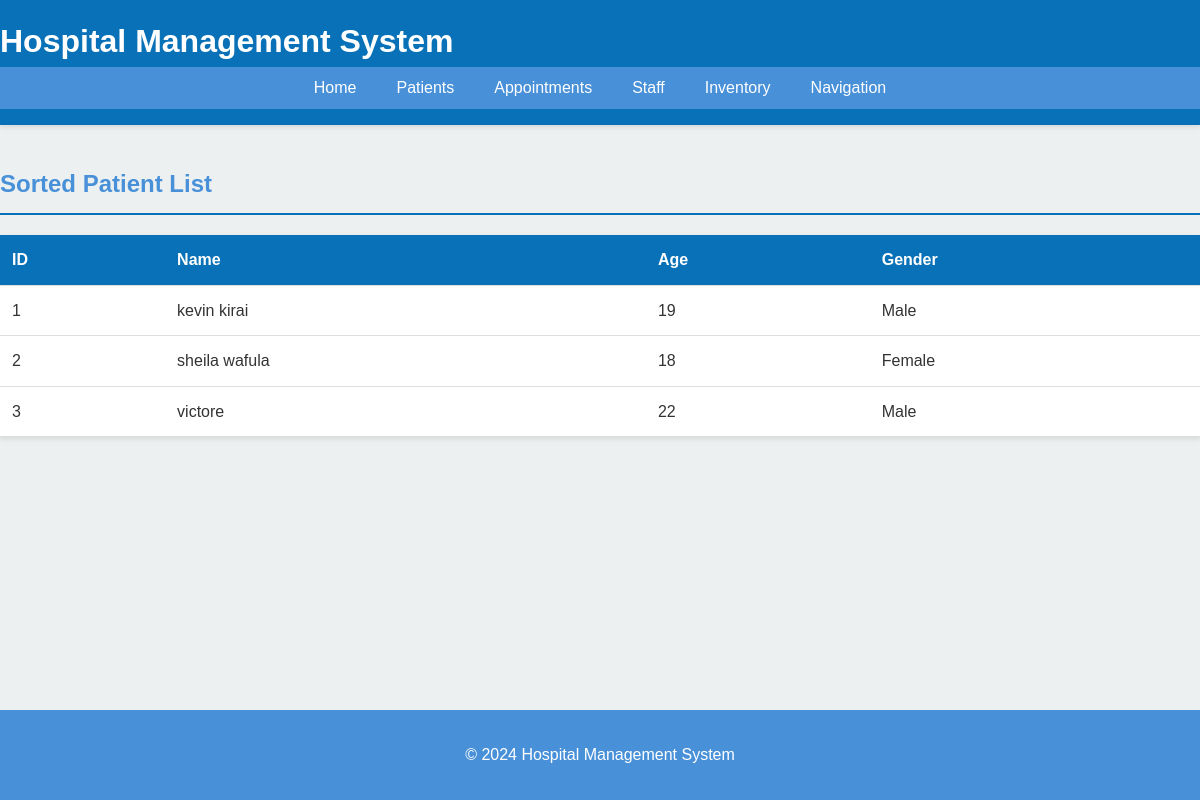
The page /patients/sorted on the database as committed earlier.
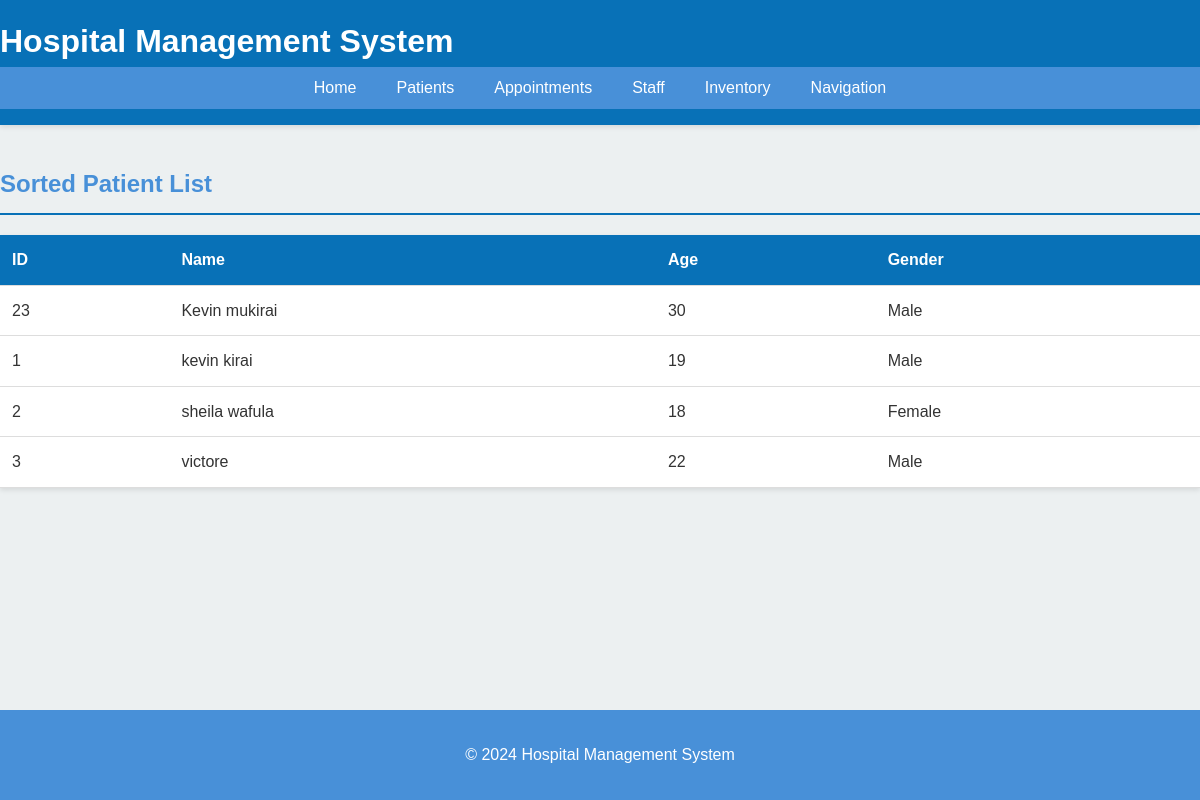
The same page on the database as committed later.
### app.py (models this page shows)
class Patient(db.Model):
    id = db.Column(db.String(10), primary_key=True)
    name = db.Column(db.String(100), nullable=False)
    age = db.Column(db.Integer, nullable=False)
    gender = db.Column(db.String(10), nullable=False)

### app.py (the view)
@app.route('/patients/sorted')
def sorted_patients():
    sorted_patients = hms.sort_patients_by_name()
    return render_template('sorted_patients.html', patients=sorted_patients)

### app.py (called while the page is built)
    def sort_patients_by_name(self):
        patients = Patient.query.all()
        return sorted(patients, key=lambda x: x.name)

### templates/sorted_patients.html (shortened to what this page needs)
{% extends "base.html" %}
{% block content %}
<h2>Sorted Patient List</h2>
<table>
    <thead>
        <tr>
            <th>ID</th>
            <th>Name</th>
            <th>Age</th>
            <th>Gender</th>
        </tr>
    </thead>
    <tbody>
        {% for patient in patients %}
        <tr>
            <td>{{ patient.id }}</td>
            <td>{{ patient.name }}</td>
            <td>{{ patient.age }}</td>
            <td>{{ patient.gender }}</td>
        </tr>
        {% endfor %}
    </tbody>
</table>
{% endblock %}

Rows that differ between the two databases and show on the page:
added Patient: id "23", name "Kevin mukirai", age "30", gender "Male"
